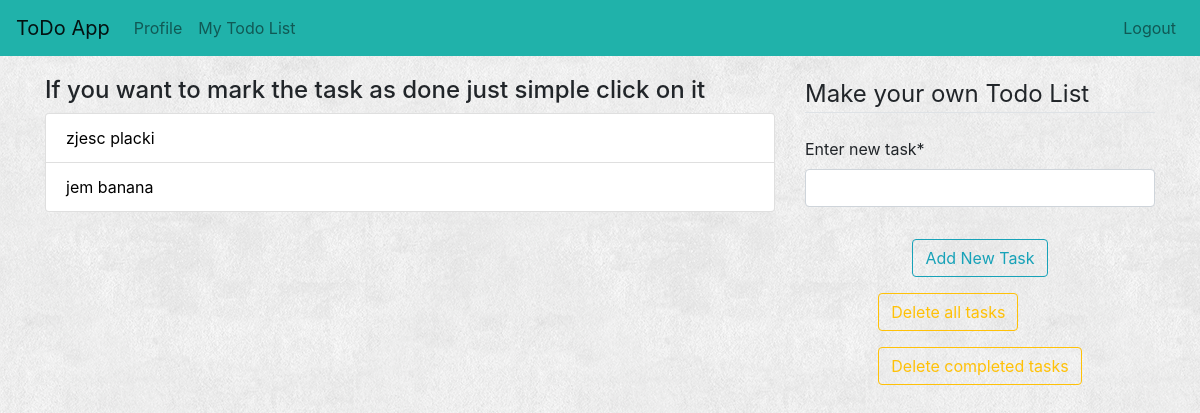
Before: /todolist/ (signed in) with the older database file.
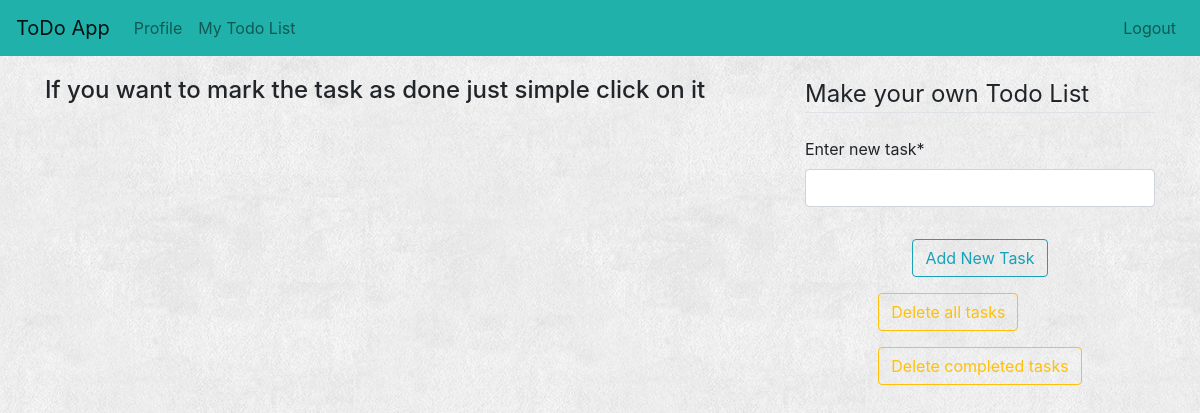
After: the same page with the newer database file.
### todo_app/models.py (models this page shows)
class TodoList(models.Model):
    task = models.CharField(max_length=300)
    author = models.ForeignKey(User, on_delete=models.CASCADE)
    complete = models.BooleanField(default=False)
    def __str__(self):
        return self.task

### todo_app/views.py (the view)
# urls.py: path('todolist/', views.todo_list, name='todo-list'),
@login_required
def todo_list(request):
    user = request.user
    tasks_list = TodoList.objects.filter(author=user)
    form = TasksForm()
    context = {'form': form, 'tasks_list': tasks_list}
    return render(request, 'todo_app/todo_list.html', context)

### todo_app/forms.py
class TasksForm(ModelForm):
    class Meta:
        model = TodoList
        fields = ['task']
    def __init__(self, *args, **kwargs):
        super(TasksForm, self).__init__(*args, **kwargs)
        self.fields['task'].label = 'Enter new task'

### todo_app/templates/todo_app/todo_list.html (shortened to what this page needs)
<!DOCTYPE html>
{% extends 'todo_app/base.html'%}
{% load crispy_forms_tags %}
{% block content %}
 <main role="main" class="container">
      <div class="row">
        <div class="col-md-8">
            <h4>If you want to mark the task as done just simple click on it</h4>
            <div class="tasks-content">
                <ul class="list-group">
                    {%for one_task in tasks_list %}
                        {% if one_task.complete %}
                    <li class="list-group-item task-completed"><a href="{% url 'uncompleted' one_task.id %}">{{one_task}} completed</a></li>
                        {% else %}
                            <li class="list-group-item "><a href="{% url 'complete' one_task.id %}">{{one_task}}</a></li>
                        {% endif %}
                    {% endfor %}
                </ul>
            </div>
        </div>
      <div class="col-md-4">
           <div class="form-content">
               <div class="form">
                    <form action="{% url 'add-new' %}" method="POST">
                        <fieldset class="form-group">
                            <legend class="border-bottom mb-4">Make your own Todo List</legend>
                                {{ form|crispy}}
                        </fieldset>
                <div align="center" class="form-group">
                    <button  class="btn btn-outline-info" type="submit">Add New Task</button>
                </div>
                      </form>
                </div>
                    <div align="center" class="buttons">
                        <div class="btn-group-vertical">
                            <a href ="{% url 'delete-all' %} ">
                                <button class="btn btn-outline-warning mb-3" type="submit">Delete all tasks</button>
                            </a>
                            <a href ="{% url 'delete-done' %} ">
                                <button class="btn btn-outline-warning" type="submit">Delete completed tasks</button>
                            </a>
                    </div>
                </div>
        </div>
      </div>
      </div>
 </main>
{%endblock content %}

### todo_app/templates/todo_app/base.html (shortened to what this page needs)
<!DOCTYPE html>
{% load static %}
<html lang="en">
<head>
    <link rel="stylesheet" href="https://stackpath.bootstrapcdn.com/bootstrap/4.3.0/css/bootstrap.min.css">
     <link rel="stylesheet" type="text/css" href="{% static 'todo_app/style.css'%}">
</head>
<body>
  <header class="site-header">
<nav class="navbar navbar-expand-lg navbar-light" style="background-color: 	#20B2AA;">
  <a class="navbar-brand" href="{% url 'index'%}">ToDo App</a>
  <div class="collapse navbar-collapse" id="navbarSupportedContent">
    {% if user.is_authenticated %}
        <div class="navbar-nav mr-auto">
                    <a class="nav-link" href="{%url 'profile'%}">Profile</a>
                    <a class="nav-link" href="{% url 'todo-list'%}">My Todo List</a>
        </div>
        <div class="navbar-nav ml-auto">
                    <a class="nav-item nav-link" href="{%url 'logout' %}">Logout</a>
        </div>
    {% else %}
        <div class="navbar-nav ml-auto">
                    <a class="nav-item nav-link" href="{%url 'login' %}">Login</a>
                    <a class="nav-item nav-link" href="{%url 'register' %}">Register</a>
        </div>
      {% endif %}
  </div>
</nav>
</header>
 <main role="main" class="container">
        <div class="row">
        <div class="col-md-8">
            <div class="message-content">
        </div>
        </div>
    </div>
 </main>
         {% block content %}{% endblock %}
</body>
</html>

### todo_app/static/todo_app/style.css (style rules this page uses)
body { background-image: url("img/bg.png") }
.message-content { padding-top: 20px; padding-right: 30px; padding-left: 40px; font-size: 20px; }

Changed rows visible on the page:
removed TodoList: task "zjesc placki"
removed TodoList: task "jem banana"
